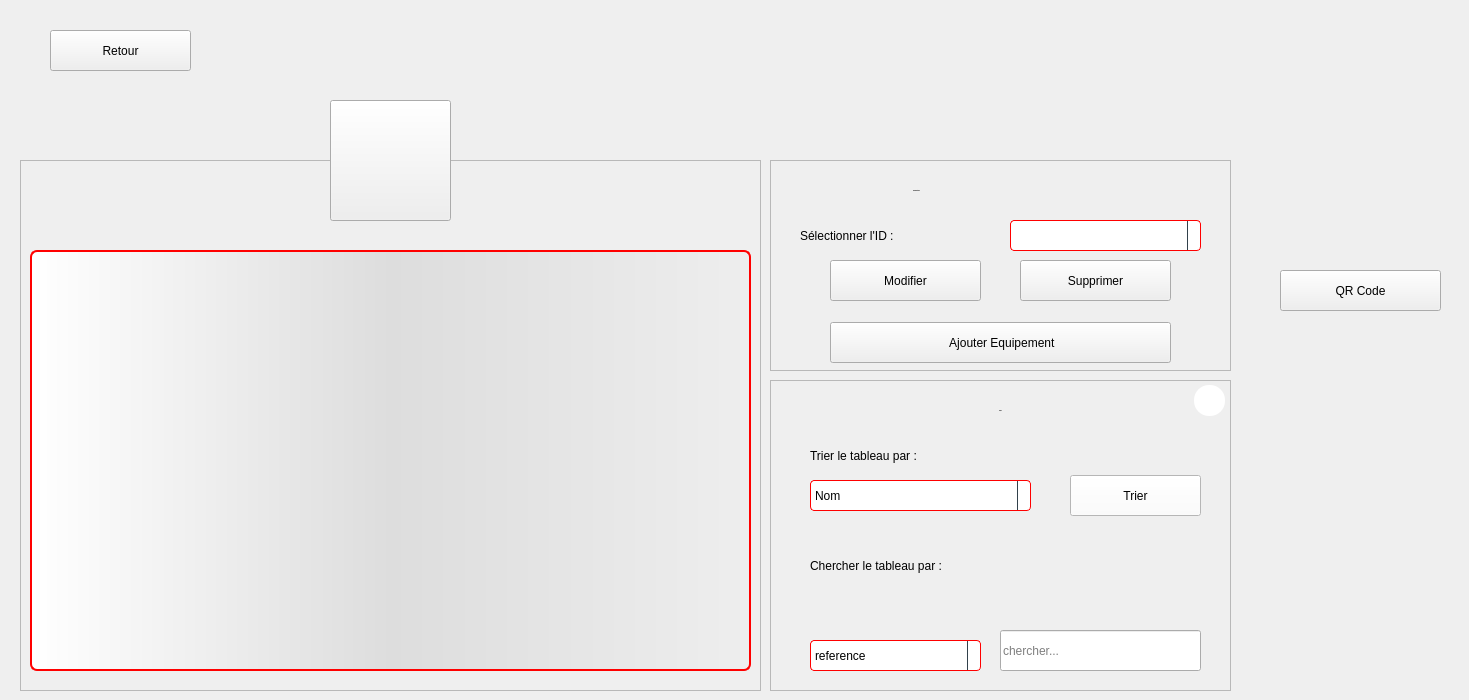
    <widget class="QWidget" name="Equipements">
     <widget class="QToolButton" name="toolButton_19">
      <property name="geometry">
       <rect>
        <x>330</x>
        <y>100</y>
        <width>121</width>
        <height>121</height>
       </rect>
      </property>
      <property name="text">
       <string/>
      </property>
      <property name="icon">
       <iconset>
        <normaloff>:/ressource/image/police-walkie-talkie.png</normaloff>:/ressource/image/police-walkie-talkie.png</iconset>
      </property>
      <property name="iconSize">
       <size>
        <width>64</width>
        <height>64</height>
       </size>
      </property>
     </widget>
     <widget class="QFrame" name="frame_14">
      <property name="geometry">
       <rect>
        <x>770</x>
        <y>160</y>
        <width>461</width>
        <height>211</height>
       </rect>
      </property>
      <property name="styleSheet">
       <string notr="true"/>
      </property>
      <property name="frameShape">
       <enum>QFrame::StyledPanel</enum>
      </property>
      <property name="frameShadow">
       <enum>QFrame::Raised</enum>
      </property>
      <widget class="QLabel" name="L_ConfigIntervenant_11">
       <property name="geometry">
        <rect>
         <x>143</x>
         <y>0</y>
         <width>171</width>
         <height>61</height>
        </rect>
       </property>
       <property name="font">
        <font>
         <family>century gothic</family>
         <pointsize>-1</pointsize>
         <weight>75</weight>
         <bold>true</bold>
        </font>
       </property>
       <property name="styleSheet">
        <string notr="true">background: transparent;</string>
       </property>
       <property name="text">
        <string>Configuration</string>
       </property>
      </widget>
      <widget class="QLabel" name="L_CB_ID_2">
       <property name="geometry">
        <rect>
         <x>30</x>
         <y>60</y>
         <width>191</width>
         <height>31</height>
        </rect>
       </property>
       <property name="styleSheet">
        <string notr="true">background: transparent;</string>
       </property>
       <property name="text">
        <string>Sélectionner l'ID :</string>
       </property>
      </widget>
      <widget class="QPushButton" name="B_AjouterEquipement">
       <property name="geometry">
        <rect>
         <x>60</x>
         <y>162</y>
         <width>341</width>
         <height>41</height>
        </rect>
       </property>
       <property name="cursor">
        <cursorShape>PointingHandCursor</cursorShape>
       </property>
       <property name="text">
        <string> Ajouter Equipement</string>
       </property>
       <property name="icon">
        <iconset>
         <normaloff>:/ressource/image/add.png</normaloff>:/ressource/image/add.png</iconset>
       </property>
      </widget>
      <widget class="QComboBox" name="CB_IDEquipement">
       <property name="geometry">
        <rect>
         <x>240</x>
         <y>60</y>
         <width>191</width>
         <height>31</height>
        </rect>
       </property>
       <property name="styleSheet">
        <string notr="true">QComboBox {
  border: 1px solid red;
  border-radius: 4px;
  background: white;
}

QComboBox QAbstractItemView {
  border: 1px solid black;
  border-radius: 0;
  background-color: white;
  selection-background-color:#305068;
}

QComboBox QAbstractItemView:hover {
  background-color: white;
  color: #F0F0F0;
}

QComboBox QAbstractItemView:selected {
  background: #1464A0;
  color: #32414B;
}

QComboBox QAbstractItemView:alternate {
  background: #19232D;
}

QComboBox:disabled {
  background-color: #19232D;
  color: #787878;
}

QComboBox:hover {
  border: 1px solid #148CD2;
}

QComboBox:focus {
  border: 1px solid #1464A0;
}

QComboBox:on {
  selection-background-color: #1464A0;
}

QComboBox::item:checked {
  font-weight: bold;
}

QComboBox::item:selected {
  border: 0px solid transparent;
}

QComboBox::drop-down {
  subcontrol-origin: padding;
  subcontrol-position: top right;
  width: 12px;
  border-left: 1px solid #32414B;
}</string>
       </property>
      </widget>
      <widget class="QPushButton" name="B_ModifierEquipement">
       <property name="geometry">
        <rect>
         <x>60</x>
         <y>100</y>
         <width>151</width>
         <height>41</height>
        </rect>
       </property>
       <property name="cursor">
        <cursorShape>PointingHandCursor</cursorShape>
       </property>
       <property name="text">
        <string>Modifier</string>
       </property>
       <property name="icon">
        <iconset>
         <normaloff>:/ressource/image/edit.png</normaloff>:/ressource/image/edit.png</iconset>
       </property>
       <property name="iconSize">
        <size>
         <width>23</width>
         <height>23</height>
        </size>
       </property>
      </widget>
      <widget class="QPushButton" name="B_SupprimerEquipement">
       <property name="geometry">
        <rect>
         <x>250</x>
         <y>100</y>
         <width>151</width>
         <height>41</height>
        </rect>
       </property>
       <property name="cursor">
        <cursorShape>PointingHandCursor</cursorShape>
       </property>
       <property name="text">
        <string>Supprimer</string>
       </property>
       <property name="icon">
        <iconset>
         <normaloff>:/ressource/image/trash.png</normaloff>:/ressource/image/trash.png</iconset>
       </property>
       <property name="iconSize">
        <size>
         <width>23</width>
         <height>23</height>
        </size>
       </property>
      </widget>
     </widget>
     <widget class="QFrame" name="frame_15">
      <property name="geometry">
       <rect>
        <x>20</x>
        <y>160</y>
        <width>741</width>
        <height>531</height>
       </rect>
      </property>
      <property name="styleSheet">
       <string notr="true"/>
      </property>
      <property name="frameShape">
       <enum>QFrame::StyledPanel</enum>
      </property>
      <property name="frameShadow">
       <enum>QFrame::Raised</enum>
      </property>
      <widget class="QTableView" name="T_Equipement">
       <property name="geometry">
        <rect>
         <x>10</x>
         <y>90</y>
         <width>721</width>
         <height>421</height>
        </rect>
       </property>
       <property name="styleSheet">
        <string notr="true">QTableView {border: 2px solid red;text-align: top;padding: 4px;border-radius: 7px;border-bottom-left-radius: 7px;background: QLinearGradient( x1: 0, y1: 0, x2: 1, y2: 0,stop: 0 #fff, stop: 1 #eee,stop: 0.5 #ddd,stop: 1 #eee );width: 15px;selection-background-color:QLinearGradient( x1: 0, y1: 0, x2: 1, y2: 0,stop: 0 #FF0000, stop: 1 #FF5F5F,stop: 0.5 #FEAAAA,stop: 1 #eee);selection-color: black;}
QTableView::item:focus{selection-background-color: red;}
QScrollBar:vertical{ width: 20px; background: none; /* only these sort effect about width ...*/}
QScrollBar::handle:vertical{ border: 3px solid #5E749C;text-align: top;padding: 4px;border-radius: 5px; border-bottom-left-radius: 5px;background: QLinearGradient( x1: 0, y1: 0, x2: 1, y2: 0,stop: 0 #fff, stop: 1 #eee,stop: 0.5 #ddd,stop: 1 #eee ); width: 25px; min-height: 20px; max-height: 25px; /*these sort no effect*/ }
QScrollBar::add-page:vertical {border: 3px solid red;text-align: top;padding: 4px;border-radius: 5px; border-bottom-left-radius: 5px;background:  red; /* adding width: xx px; sorting no effect .. why? */}
QScrollBar::sub-page:vertical {border: 3px solid green;text-align: top;padding: 4px;border-radius: 5px; border-bottom-left-radius: 5px;background:  green; /* adding width: xx px; sorting no effect .. why? */ }</string>
       </property>
       <attribute name="horizontalHeaderCascadingSectionResizes">
        <bool>false</bool>
       </attribute>
       <attribute name="horizontalHeaderDefaultSectionSize">
        <number>115</number>
       </attribute>
      </widget>
      <widget class="QLabel" name="labelmessage">
       <property name="geometry">
        <rect>
         <x>10</x>
         <y>20</y>
         <width>301</width>
         <height>31</height>
        </rect>
       </property>
       <property name="styleSheet">
        <string notr="true">background: transparent;</string>
       </property>
       <property name="text">
        <string/>
       </property>
      </widget>
     </widget>
     <widget class="QFrame" name="frame_16">
      <property name="geometry">
       <rect>
        <x>770</x>
        <y>380</y>
        <width>461</width>
        <height>311</height>
       </rect>
      </property>
      <property name="styleSheet">
       <string notr="true"/>
      </property>
      <property name="frameShape">
       <enum>QFrame::StyledPanel</enum>
      </property>
      <property name="frameShadow">
       <enum>QFrame::Raised</enum>
      </property>
      <widget class="QLabel" name="L_ConfigIntervenant_12">
       <property name="geometry">
        <rect>
         <x>140</x>
         <y>0</y>
         <width>181</width>
         <height>61</height>
        </rect>
       </property>
       <property name="font">
        <font>
         <family>century gothic</family>
         <pointsize>-1</pointsize>
         <weight>75</weight>
         <bold>true</bold>
        </font>
       </property>
       <property name="styleSheet">
        <string notr="true">background: transparent;</string>
       </property>
       <property name="frameShape">
        <enum>QFrame::NoFrame</enum>
       </property>
       <property name="frameShadow">
        <enum>QFrame::Plain</enum>
       </property>
       <property name="text">
        <string>Table</string>
       </property>
       <property name="alignment">
        <set>Qt::AlignCenter</set>
       </property>
      </widget>
      <widget class="QLabel" name="L_CB_Tri_2">
       <property name="geometry">
        <rect>
         <x>40</x>
         <y>60</y>
         <width>231</width>
         <height>31</height>
        </rect>
       </property>
       <property name="styleSheet">
        <string notr="true">background: transparent;</string>
       </property>
       <property name="text">
        <string>Trier le tableau par :</string>
       </property>
      </widget>
      <widget class="QComboBox" name="CB_TriEquipement">
       <property name="geometry">
        <rect>
         <x>40</x>
         <y>100</y>
         <width>221</width>
         <height>31</height>
        </rect>
       </property>
       <property name="styleSheet">
        <string notr="true">QComboBox {
  border: 1px solid red;
  border-radius: 4px;
  background: white;
}

QComboBox QAbstractItemView {
  border: 1px solid black;
  border-radius: 0;
  background-color: white;
  selection-background-color:#305068;
}

QComboBox QAbstractItemView:hover {
  background-color: white;
  color: #F0F0F0;
}

QComboBox QAbstractItemView:selected {
  background: #1464A0;
  color: #32414B;
}

QComboBox QAbstractItemView:alternate {
  background: #19232D;
}

QComboBox:disabled {
  background-color: #19232D;
  color: #787878;
}

QComboBox:hover {
  border: 1px solid #148CD2;
}

QComboBox:focus {
  border: 1px solid #1464A0;
}

QComboBox:on {
  selection-background-color: #1464A0;
}

QComboBox::item:checked {
  font-weight: bold;
}

QComboBox::item:selected {
  border: 0px solid transparent;
}

QComboBox::drop-down {
  subcontrol-origin: padding;
  subcontrol-position: top right;
  width: 12px;
  border-left: 1px solid #32414B;
}</string>
       </property>
       <item>
        <property name="text">
         <string>Nom</string>
        </property>
       </item>
       <item>
        <property name="text">
         <string>Poid</string>
        </property>
       </item>
      </widget>
      <widget class="QPushButton" name="B_Trier_2">
       <property name="geometry">
        <rect>
         <x>300</x>
         <y>95</y>
         <width>131</width>
         <height>41</height>
        </rect>
       </property>
       <property name="cursor">
        <cursorShape>PointingHandCursor</cursorShape>
       </property>
       <property name="styleSheet">
        <string notr="true">QPushButton {
	background: white;
}

QPushButton:hover {
	background: #BEBEBE;
}</string>
       </property>
       <property name="text">
        <string>Trier</string>
       </property>
       <property name="icon">
        <iconset>
         <normaloff>:/ressource/image/ascending-sort.png</normaloff>:/ressource/image/ascending-sort.png</iconset>
       </property>
       <property name="iconSize">
        <size>
         <width>18</width>
         <height>18</height>
        </size>
       </property>
      </widget>
      <widget class="QLabel" name="L_CB_Recherche_2">
       <property name="geometry">
        <rect>
         <x>40</x>
         <y>170</y>
         <width>271</width>
         <height>31</height>
        </rect>
       </property>
       <property name="styleSheet">
        <string notr="true">background: transparent;</string>
       </property>
       <property name="text">
        <string>Chercher le tableau par :</string>
       </property>
      </widget>
      <widget class="QLineEdit" name="LE_ChercherReference">
       <property name="geometry">
        <rect>
         <x>230</x>
         <y>250</y>
         <width>201</width>
         <height>41</height>
        </rect>
       </property>
       <property name="placeholderText">
        <string>chercher...</string>
       </property>
      </widget>
      <widget class="QPushButton" name="B_ResetTableEquipement">
       <property name="geometry">
        <rect>
         <x>424</x>
         <y>5</y>
         <width>31</width>
         <height>31</height>
        </rect>
       </property>
       <property name="cursor">
        <cursorShape>PointingHandCursor</cursorShape>
       </property>
       <property name="styleSheet">
        <string notr="true">QPushButton {
	background: white;
	border-radius: 15px;
}

QPushButton:hover {
	background: #BEBEBE;
}</string>
       </property>
       <property name="text">
        <string/>
       </property>
       <property name="icon">
        <iconset>
         <normaloff>:/ressource/image/close.png</normaloff>:/ressource/image/close.png</iconset>
       </property>
      </widget>
      <widget class="QComboBox" name="CB_RechercheEquipement">
       <property name="geometry">
        <rect>
         <x>40</x>
         <y>260</y>
         <width>171</width>
         <height>31</height>
        </rect>
       </property>
       <property name="styleSheet">
        <string notr="true">QComboBox {
  border: 1px solid red;
  border-radius: 4px;
  background: white;
}

QComboBox QAbstractItemView {
  border: 1px solid black;
  border-radius: 0;
  background-color: white;
  selection-background-color:#305068;
}

QComboBox QAbstractItemView:hover {
  background-color: white;
  color: #F0F0F0;
}

QComboBox QAbstractItemView:selected {
  background: #1464A0;
  color: #32414B;
}

QComboBox QAbstractItemView:alternate {
  background: #19232D;
}

QComboBox:disabled {
  background-color: #19232D;
  color: #787878;
}

QComboBox:hover {
  border: 1px solid #148CD2;
}

QComboBox:focus {
  border: 1px solid #1464A0;
}

QComboBox:on {
  selection-background-color: #1464A0;
}

QComboBox::item:checked {
  font-weight: bold;
}

QComboBox::item:selected {
  border: 0px solid transparent;
}

QComboBox::drop-down {
  subcontrol-origin: padding;
  subcontrol-position: top right;
  width: 12px;
  border-left: 1px solid #32414B;
}</string>
       </property>
       <item>
        <property name="text">
         <string>reference</string>
        </property>
       </item>
       <item>
        <property name="text">
         <string>quantite</string>
        </property>
       </item>
       <item>
        <property name="text">
         <string>etat</string>
        </property>
       </item>
       <item>
        <property name="text">
         <string>poid</string>
        </property>
       </item>
      </widget>
     </widget>
     <widget class="QPushButton" name="B_BackToGestions_4">
      <property name="geometry">
       <rect>
        <x>50</x>
        <y>30</y>
        <width>141</width>
        <height>41</height>
       </rect>
      </property>
      <property name="cursor">
       <cursorShape>PointingHandCursor</cursorShape>
      </property>
      <property name="text">
       <string>Retour</string>
      </property>
      <property name="icon">
       <iconset>
        <normaloff>:/ressource/image/back-arrow.png</normaloff>:/ressource/image/back-arrow.png</iconset>
      </property>
     </widget>
     <widget class="QLabel" name="QRcode">
      <property name="enabled">
       <bool>true</bool>
      </property>
      <property name="geometry">
       <rect>
        <x>1260</x>
        <y>60</y>
        <width>200</width>
        <height>200</height>
       </rect>
      </property>
      <property name="sizePolicy">
       <sizepolicy hsizetype="Fixed" vsizetype="Fixed">
        <horstretch>0</horstretch>
        <verstretch>0</verstretch>
       </sizepolicy>
      </property>
      <property name="minimumSize">
       <size>
        <width>200</width>
        <height>200</height>
       </size>
      </property>
      <property name="maximumSize">
       <size>
        <width>200</width>
        <height>200</height>
       </size>
      </property>
      <property name="text">
       <string/>
      </property>
     </widget>
     <widget class="QPushButton" name="qrcodeb">
      <property name="geometry">
       <rect>
        <x>1280</x>
        <y>270</y>
        <width>161</width>
        <height>41</height>
       </rect>
      </property>
      <property name="cursor">
       <cursorShape>PointingHandCursor</cursorShape>
      </property>
      <property name="text">
       <string>QR Code</string>
      </property>
      <property name="icon">
       <iconset>
        <normaloff>:/ressource/image/trash.png</normaloff>:/ressource/image/trash.png</iconset>
      </property>
      <property name="iconSize">
       <size>
        <width>23</width>
        <height>23</height>
       </size>
      </property>
     </widget>
     <zorder>frame_14</zorder>
     <zorder>frame_15</zorder>
     <zorder>frame_16</zorder>
     <zorder>B_BackToGestions_4</zorder>
     <zorder>toolButton_19</zorder>
     <zorder>QRcode</zorder>
     <zorder>qrcodeb</zorder>
    </widget>
